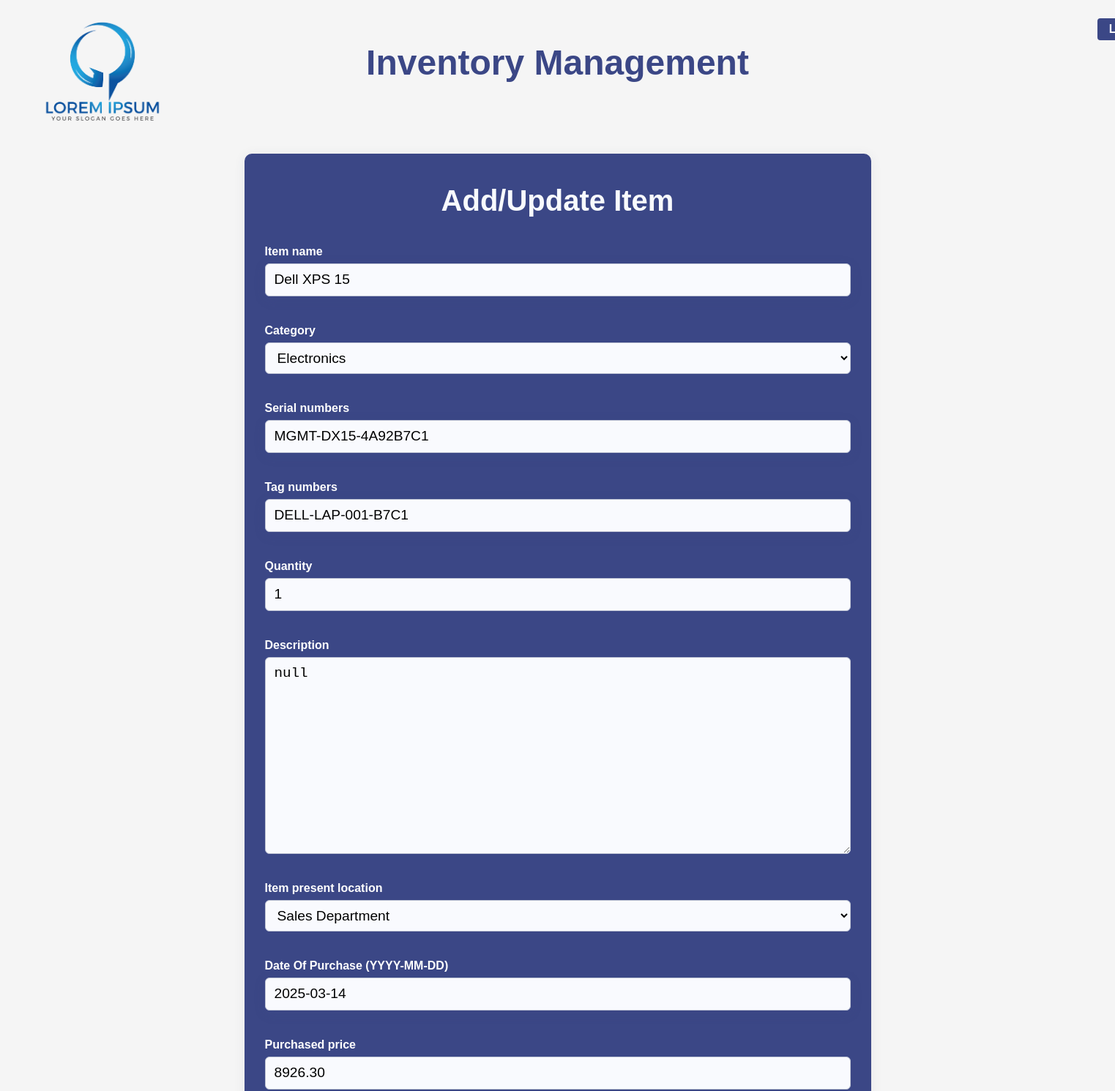
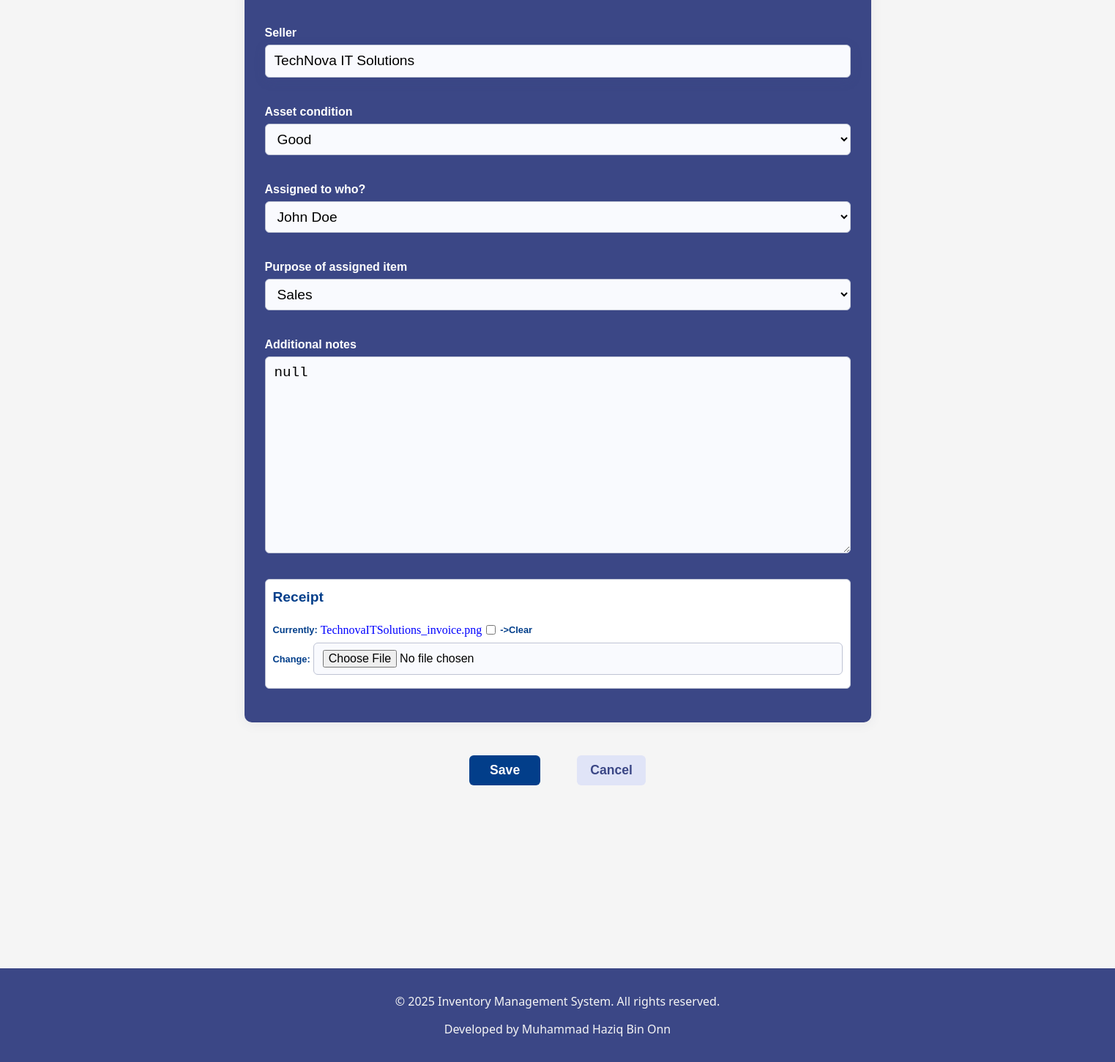
Screenshot of /inventory/inventory/2/edit/ (signed in) with the database file from the repository (2 pictures, top to bottom).
### Inventory/models.py (models this page shows, shortened)
class Inventory(models.Model):
    name = models.CharField(verbose_name='Item name', max_length=255, default="null")
    category = models.CharField(max_length=255, choices=CATEGORY_CHOICES, default='other')
    ser_number = models.CharField(verbose_name='Serial numbers', default="null", max_length=255)
    tag_number = models.CharField(verbose_name='Tag numbers', default="null", max_length=255)
    quantity = models.IntegerField(verbose_name='Quantity', default=1)
    description = models.TextField(verbose_name="Description", max_length=800, default="null")
    location = models.CharField(verbose_name='Item present location', max_length=255, choices=LOCATION_CHOICES, default='other')
    d_o_p = models.DateField(verbose_name='Date Of Purchase (YYYY-MM-DD)', null=True, blank=True)
    purchase = models.DecimalField(verbose_name='Purchased price', null=True, blank=True, max_digits=10, decimal_places=2)
    vendor = models.CharField(verbose_name='Seller', default="null", max_length=255)
    receipt = models.ImageField(verbose_name='Receipt', upload_to='receipts/', null=True, blank=True)
    condition = models.CharField(verbose_name='Asset condition', max_length=50, choices=CONDITION_CHOICES, default='good')
    assigned_to = models.CharField(verbose_name='Assigned to who?', max_length=255, choices=ASSIGNED_TO_CHOICES, default='other')
    intended_usage = models.CharField(verbose_name='Purpose of assigned item', choices=INTENDED_USAGE_CHOICES, default="null", max_length=255)
    additional_notes = models.TextField(verbose_name='Additional notes', default="null", max_length=800)
    created_at = models.DateTimeField(auto_now_add=True, null=True, blank=True,)
    updated_at = models.DateTimeField(auto_now=True, null=True, blank=True,)
    updated_by = models.ForeignKey(
        get_user_model(),
        null=True,
        blank=True,
        on_delete=models.SET_NULL,
        related_name='updated_inventories'
    )
    created_by = models.ForeignKey(
        get_user_model(),
        null=True,
        blank=True,
        on_delete=models.SET_NULL,
        related_name='created_inventories'
    )

### Inventory/views.py (the view, shortened to what this page needs)
# urls.py: path('inventory/<int:pk>/edit/', views.InventoryUpdateView.as_view(), name='inventory-edit'),
class InventoryUpdateView (LoginRequiredMixin, UserPassesTestMixin, UpdateView):
    model = Inventory
    template_name = "inventory/inventory_form.html"
    fields = ['name', 'category', 'ser_number', 'tag_number', 'quantity', 'description', 'location', 'd_o_p', 'purchase', 'vendor', 'receipt', 'condition', 'assigned_to', 'intended_usage', 'additional_notes']
    success_url = reverse_lazy("home")
    def test_func(self):
        return self.request.user.is_staff

### Inventory/Templates/inventory/inventory_form.html (shortened to what this page needs)
{% extends "inventory/base.html" %}
{% block content %}
    <div class="add-item">
        <h1>Add/Update Item</h1>
        <form method="post" enctype="multipart/form-data">
            {% for field in form %}
                {% if field.name != 'receipt' %}
                    <div class="form-group">
                        <label for="{{ field.id_for_label }}">{{ field.label }}</label>
                        {{ field }}
                    </div>
                {% endif %}
            {% endfor %}
            <div class="receipt-group">
                <label for="id_receipt">Receipt</label>
                <div class="receipt-inline-row">
                    <span>Currently:</span>
                    {% if form.instance.receipt and form.instance.receipt.name %}
                        <a href="{{ form.instance.receipt.url }}" target="_blank">
                            {{ form.instance.receipt.name|cut:"receipts/" }}
                        </a>
                    {% else %}
                        <span style="color:#bbb;">No file</span>
                    {% endif %}
                    <input type="checkbox" name="receipt-clear" id="receipt-clear_id">
                    <label for="receipt-clear_id">->Clear</label>
                </div>
                <div class="receipt-inline-row">
                    <span>Change:</span>
                    <input type="file" name="receipt" accept="image/*" id="id_receipt">
                </div>
            </div>
    </div>
    <div class="save-cancel">
        <button type="submit">Save</button>
        <a href="{% url 'home' %}">Cancel</a>
    </div>
{% endblock %}

### Inventory/Templates/inventory/base.html (shortened to what this page needs)
<!DOCTYPE html>
{% load static %}
<html lang="en">
<head>
    <link rel="stylesheet" href="{% static 'inventory/styles.css' %}">
</head>
<body>
    <header>
        <div class="header-flex">
            <img src="{% static 'inventory/img/logo.png' %}" alt="Logo">
            <h1>Inventory Management</h1>
            <nav class="nav-bar">
                {% if request.resolver_match.url_name != 'login' and request.resolver_match.url_name != 'register' and request.resolver_match.url_name != 'logout' %}
                    {% if user.is_authenticated %}
                        {% if request.resolver_match.url_name != 'profile' and request.resolver_match.url_name != 'employee_profile' %}
                            <a href="{% url 'profile' %}">
                                {% if user_profile %}
                                    {{ user_profile.fullname }}
                                {% else %}
                                    {{ user.get_username }}
                                {% endif %}
                            </a>
                        {% endif %}
                    {% else %}
                        <a href="{% url 'login' %}">Login</a>
                    {% endif %}
                {% endif %}
            </nav>
        </div>
    </header>
    <div class="main-content">
        {% block content %}{% endblock %}
    </div>
    <div class="page-wrapper">
        <footer>
            {% include "inventory/footer.html" %}
        </footer>
    </div>
</body>
</html>

### Inventory/Static/inventory/styles.css (style rules this page uses)
html body { background-color: whitesmoke; height: 100%; padding: 0; margin: 0; }
.page-wrapper { min-height: 5vh; display: flex; flex-direction: column; }
.page-wrapper > footer { margin-top: auto; }
.main-content { max-width: 1000px; margin: 0 auto; padding: 10px; }
.header-flex { display: flex; align-items: center; justify-content: center; position: relative; min-height: 80px; }
.header-flex img { position: absolute; left: 50px; top: 120%; transform: translateY(-50%); height: 180px; }
.header-flex h1 { position: absolute; margin-top: 6%; margin-bottom: 0; text-align: center; width: 100%; font-size: 3rem; }
header h1 { margin: 0; color: rgb(59, 71, 134); padding: 10px 0; font-family: Verdana, Geneva, Tahoma, sans-serif; font-size:larger; font-weight: bold; text-align: center; }
.nav-bar { display: flex; align-items: center; gap: 10px; margin-left: 1650px; font-family: Verdana, Geneva, Tahoma, sans-serif; }
.nav-bar a { background: #3b4786; color: #fff; text-decoration: none; font-weight: 600; padding: 6px 16px; border-radius: 4px; transition: background 0.2s, color 0.2s; }
input[type="text"] { width: 100%; padding: 10px 12px; margin: 125px 0 16px 0; box-sizing: border-box; border: 1.5px solid #bfc4d4; border-radius: 6px; font-size: 1rem; background: #f9fafe; transition: border-color 0.2s; box-shadow: 0 4px 16px rgba(59, 71, 134, 0.15); }
.add-item { display: flex-wrap; align-items: center; max-width: 800px; width: 100%; margin: 120px auto 0 auto; padding: 32px 28px; background: #3b4786; border-radius: 10px; box-shadow: 0 2px 16px rgba(60, 72, 100, 0.08); }
.add-item h1 { text-align: center; margin: 10px auto; color: #f8fafd; font-size: 2.5rem; font-weight: 700; font-family: Verdana, Geneva, Tahoma, sans-serif; }
.form-group { display: flex; flex-direction: column; align-items: stretch; position: relative; margin-bottom: 14px; margin-top: 35px; ; width: 100%; }
.form-group label { margin-bottom: 4px; font-weight: 600; font-size: 1rem; color: #fff; text-align: left; font-family: Verdana, Geneva, Tahoma, sans-serif; line-height: 1.5; padding: 0; }
.form-group input, .form-group textarea, .form-group select { width: 100%; padding: 9px 12px; border: 1.5px solid #bfc4d4; border-radius: 6px; font-size: 1.2rem; background: #f9fafe; transition: border-color 0.2s; box-sizing: border-box; line-height: 1.3; margin: 0; }
.receipt-group { display: flex; flex-direction: column; align-items: stretch; margin-bottom: 14px; margin-top: 35px; max-width: 778px; width: 100%; border: 1.5px solid #bfc4d4; padding: 10px 10px; background-color: white; border-radius: 6px; }
.receipt-group label { margin-bottom: 4px; font-weight: 600; font-size: 1.2rem; color: #023e8a; text-align: left; font-family: Verdana, Geneva, Tahoma, sans-serif; line-height: 1.5; padding: 0; margin-bottom: 20px; }
.receipt-inline-row { display: flex; align-items: center; gap: 4px; margin-bottom: 8px; }
.receipt-inline-row span, .receipt-inline-row label { font-family: Verdana, Geneva, Tahoma, sans-serif; font-size: 0.8rem; color: #023e8a; font-weight: 600; margin: 0; }
.receipt-inline-row a { color: blue; text-decoration: none; font-size: 1rem; margin: 0 2px 0 0; }
.receipt-inline-row input[type="checkbox"] { accent-color: #b30000; margin: 0 2px 0 0; }
.receipt-group input[type="file"] { width: 100%; padding: 9px 12px; border: 1.5px solid #bfc4d4; border-radius: 6px; font-size: 1rem; background: #f9fafe; transition: border-color 0.2s; box-sizing: border-box; line-height: 1.3; margin: 0; }
.save-cancel { display: flex; justify-content: center; align-items: center; gap: 50px; margin-top: 45px; width: 100%; }
.save-cancel button[type="submit"] { display: inline-block; background-color: #023e8a; color: #fff; padding: 10px 28px; border: none; border-radius: 6px; font-size: 1.1rem; font-weight: 600; cursor: pointer; transition: background 0.2s; }
.save-cancel a { display: inline-block; background: #e0e4f7; color: #3b4786; text-decoration: none; font-weight: 600; font-size: 1.1rem; padding: 10px 18px; border-radius: 6px; transition: background 0.2s, color 0.2s; font-family: Verdana, Geneva, Tahoma, sans-serif; }

### rows the page displays
Inventory: form "Dell XPS 15" "Electronics" "MGMT-DX15-4A92B7C1" "DELL-LAP-001-B7C1" "1" "null" "Sales Department" "2025-03-14" "8926.30" "TechNova IT Solutions" "Good" "John Doe" "Sales" "null", instance.receipt.name "TechnovaITSolutions_invoice.png"

### other values shown
{{ field.label }} "Item name" "Category" "Serial numbers" "Tag numbers" "Quantity" "Description" "Item present location" "Date Of Purchase (YYYY-MM-DD)" "Purchased price" "Seller" "Asset condition" "Assigned to who?" "Purpose of assigned item" "Additional notes"
